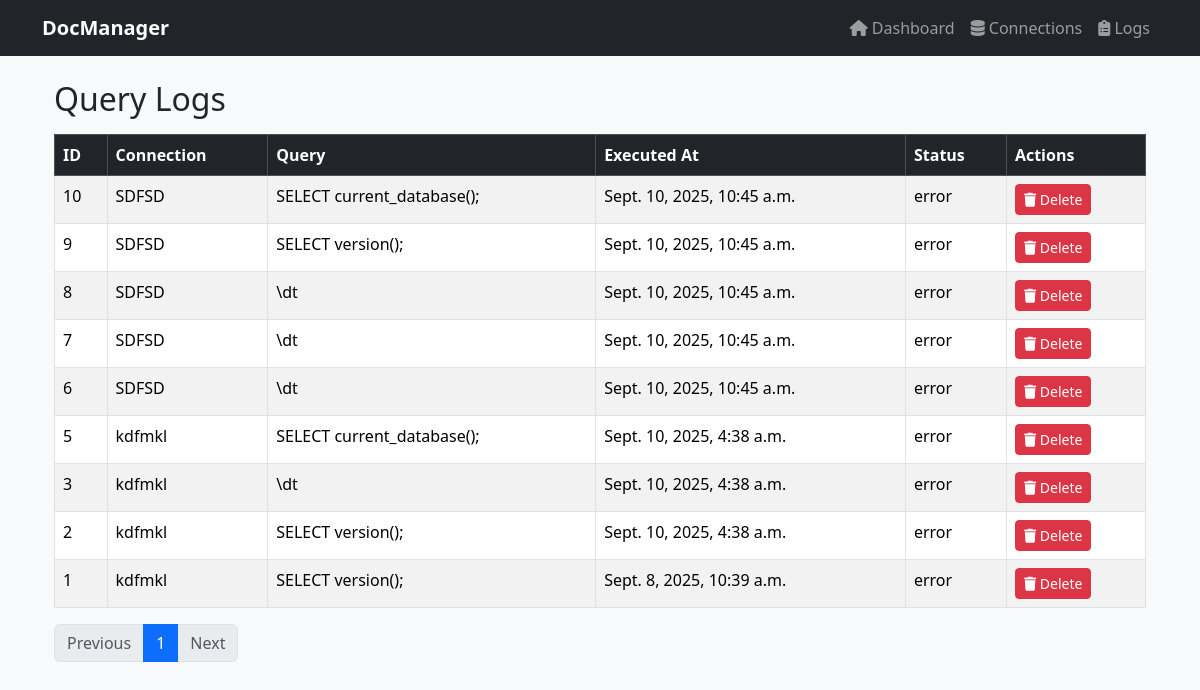
The page /db-manager/logs/ on the database its author committed.
### db_manager/models.py (models this page shows, shortened)
class QueryLog(models.Model):
    STATUS_CHOICES = [
        ('success', 'Success'),
        ('error', 'Error'),
        ('timeout', 'Timeout'),
    ]
    database_connection = models.ForeignKey(DatabaseConnection, on_delete=models.CASCADE)
    query = models.TextField()
    status = models.CharField(max_length=20, choices=STATUS_CHOICES)
    execution_time = models.FloatField(help_text="Execution time in seconds")
    result_count = models.IntegerField(null=True, blank=True)
    error_message = models.TextField(null=True, blank=True)
    executed_at = models.DateTimeField(auto_now_add=True)
    class Meta:
        verbose_name = "Query Log"
        verbose_name_plural = "Query Logs"
        ordering = ['-executed_at']

class DatabaseConnection(models.Model):
    DB_TYPES = [
        ('mysql', 'MySQL'),
        ('postgresql', 'PostgreSQL'),
        ('oracle', 'Oracle'),
        ('sqlite', 'SQLite'),
    ]
    name = models.CharField(max_length=100, unique=True)
    db_type = models.CharField(max_length=20, choices=DB_TYPES)
    host = models.CharField(max_length=255)
    port = models.IntegerField()
    database_name = models.CharField(max_length=100)
    username = models.CharField(max_length=100)
    password = models.CharField(max_length=255)  # Consider encryption in production
    is_active = models.BooleanField(default=True)
    created_at = models.DateTimeField(auto_now_add=True)
    updated_at = models.DateTimeField(auto_now=True)
    class Meta:
        verbose_name = "Database Connection"
        verbose_name_plural = "Database Connections"

### db_manager/views.py (the view)
# urls.py: path('logs/', views.query_logs, name='query_logs'),
def query_logs(request, connection_id=None):
    logs = QueryLog.objects.select_related('database_connection').order_by('-executed_at')
    if connection_id:
        connection = get_object_or_404(DatabaseConnection, id=connection_id)
        logs = logs.filter(database_connection=connection)
    else:
        connection = None
    paginator = Paginator(logs, 25)
    page_number = request.GET.get('page')
    page_obj = paginator.get_page(page_number)
    context = {
        'page_obj': page_obj,
        'connection': connection,
    }
    return render(request, 'db_manager/query_logs.html', context)

### db_manager/templates/db_manager/query_logs.html
{% extends 'base2.html' %}
{% block content %}
<div class="container mt-4">
    <h2>Query Logs</h2>
    <table class="table table-striped table-bordered mt-3">
        <thead class="table-dark">
            <tr>
                <th>ID</th>
                <th>Connection</th>
                <th>Query</th>
                <th>Executed At</th>
                <th>Status</th>
                <th>Actions</th>
            </tr>
        </thead>
        <tbody>
            {% for log in page_obj %}
            <tr>
                <td>{{ log.id }}</td>
                <td>{{ log.database_connection.name }}</td>
                <td>{{ log.query|truncatechars:80 }}</td>
                <td>{{ log.executed_at }}</td>
                <td>{{ log.status }}</td>
                <td>
                    <a href="{% url 'db_manager:delete_query_log' log.id %}"
                       class="btn btn-sm btn-danger"
                       onclick="return confirm('Are you sure you want to delete this log?');">
                        <i class="fas fa-trash"></i> Delete
                    </a>
                </td>
            </tr>
            {% empty %}
            <tr>
                <td colspan="6" class="text-center">No logs found.</td>
            </tr>
            {% endfor %}
        </tbody>
    </table>
    <nav aria-label="Page navigation">
        <ul class="pagination">
            {% if page_obj.has_previous %}
            <li class="page-item">
                <a class="page-link" href="?page={{ page_obj.previous_page_number }}">Previous</a>
            </li>
            {% else %}
            <li class="page-item disabled"><span class="page-link">Previous</span></li>
            {% endif %}
            <li class="page-item active">
                <span class="page-link">{{ page_obj.number }}</span>
            </li>
            {% if page_obj.has_next %}
            <li class="page-item">
                <a class="page-link" href="?page={{ page_obj.next_page_number }}">Next</a>
            </li>
            {% else %}
            <li class="page-item disabled"><span class="page-link">Next</span></li>
            {% endif %}
        </ul>
    </nav>
</div>
{% endblock %}

### db_manager/templates/base2.html (style rules this page uses)
body { background-color: #f8f9fa; }

### rows shown on the page
QueryLog: id "10", database_connection.name "SDFSD", query "SELECT current_database();", executed_at "Sept. 10, 2025, 10:45 a.m.", status "error"
QueryLog: id "9", database_connection.name "SDFSD", query "SELECT version();", executed_at "Sept. 10, 2025, 10:45 a.m.", status "error"
QueryLog: id "8", database_connection.name "SDFSD", query "\\dt", executed_at "Sept. 10, 2025, 10:45 a.m.", status "error"
QueryLog: id "7", database_connection.name "SDFSD", query "\\dt", executed_at "Sept. 10, 2025, 10:45 a.m.", status "error"
QueryLog: id "6", database_connection.name "SDFSD", query "\\dt", executed_at "Sept. 10, 2025, 10:45 a.m.", status "error"
QueryLog: id "5", database_connection.name "kdfmkl", query "SELECT current_database();", executed_at "Sept. 10, 2025, 4:38 a.m.", status "error"
QueryLog: id "3", database_connection.name "kdfmkl", query "\\dt", executed_at "Sept. 10, 2025, 4:38 a.m.", status "error"
QueryLog: id "2", database_connection.name "kdfmkl", query "SELECT version();", executed_at "Sept. 10, 2025, 4:38 a.m.", status "error"
QueryLog: id "1", database_connection.name "kdfmkl", query "SELECT version();", executed_at "Sept. 8, 2025, 10:39 a.m.", status "error"

### other values the page prints
{{ page_obj.number }} "1"
